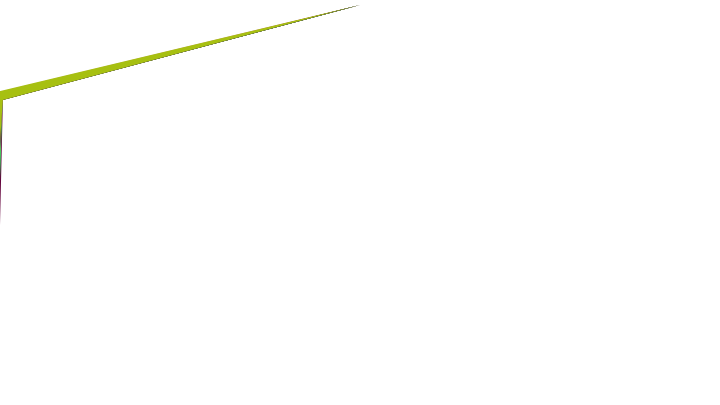
Frame 1 (no input)
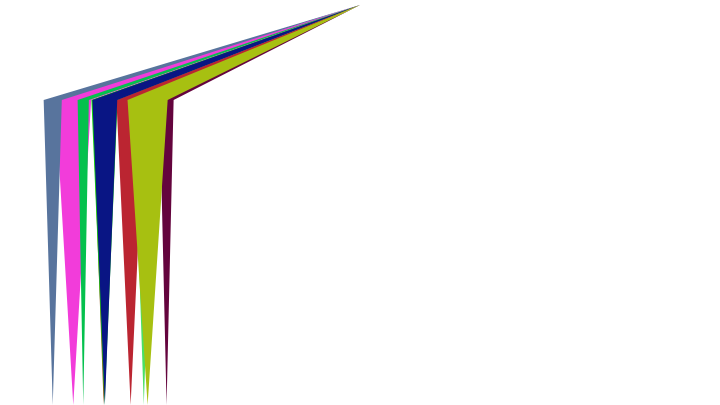
Frame 60 (the mouse pressed at the canvas centre just before this capture)
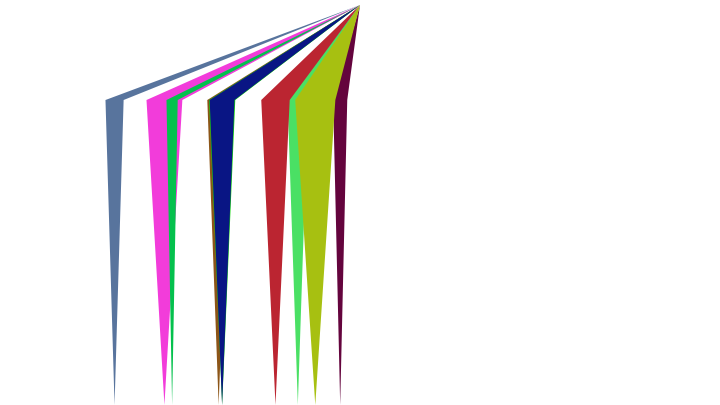
Frame 120 (the mouse held since frame 60 and released just before this capture)

The Processing sketch that drew these frames (run headless with seeded random() and noise(); from frame 60 on, the mouse is pressed at the canvas centre):

// Processing sketch: processing_44915
// ── processing_44915.pde

ponteiro p1;                    // iniciar variáveis
ponteiro p2;                    // estas variaveis são do tipo de classe definido no final do código 
ponteiro p3;
ponteiro p4;
ponteiro p5;
ponteiro p6;
ponteiro p7;
ponteiro p8;
ponteiro p9;
ponteiro p10;


void setup (){
 size(720,405);
 smooth();
 background (255); 
 p1 = new ponteiro ();          // definir valor inicial das variaveis 
 p2 = new ponteiro ();          // neste caso, são definidas como "novas"
 p3 = new ponteiro ();
 p4 = new ponteiro ();
 p5 = new ponteiro ();
 p6 = new ponteiro ();
 p7 = new ponteiro ();
 p8 = new ponteiro ();
 p9 = new ponteiro ();
 p10 = new ponteiro ();
 
 
}

void draw(){                             // cerne do código
  background (255);
  p1.mover();                            //são chamadas as funções definidas na classe
  p1.desenhar();
  p1.testeColisao();
  p2.mover();
  p2.desenhar();
  p2.testeColisao();
  p3.mover();
  p3.desenhar();
  p3.testeColisao();
  p4.mover();
  p4.desenhar();
  p4.testeColisao();
  p5.mover();
  p5.desenhar();
  p5.testeColisao();
  p6.mover();
  p6.desenhar();
  p6.testeColisao();
  p7.mover();
  p7.desenhar();
  p7.testeColisao();
  p8.mover();
  p8.desenhar();
  p8.testeColisao();
  p9.mover();
  p9.desenhar();
  p9.testeColisao();
  p10.mover();
  p10.desenhar();
  p10.testeColisao();
  
  
}



class ponteiro{                 // inicio da classe 
 
 float posX1;                             // definidas as variaveis utilizadas nas funções da classe
 float posY1;
 float posX2;
 float posY2;
 float posX3;
 float posY3;
 float posX4;
 float posY4;
 float largura;
 float velocidade;
 float r;
 float g;
 float b;
 
 ponteiro (){                   // definição da classe
 
 largura=random(10,50);
 posX1=(width/2);
 posY1=5;
 posX2=0;
 posY2=100;
 posX3=posX2-largura/2;
 posY3=(height);
 posX4=posX2-largura;
 posY4=posY2;
 velocidade=random(1,3); 
 r=random(255);
 g=random(255);
 b=random(255);
 }
 
 void mover (){                         //função 
 posX2=posX2+velocidade;                  //movimento
 posX3=posX3+velocidade;
 posX4=posX4+velocidade;
 
 }
 
 void testeColisao (){                  //função
   if (posX4 > width){                   //teste colisão
     largura=random(10,50);
     posX1=(width/2);
     posY1=5;
     posX2=0;
     posY2=100;
     posX3=posX2-largura/2;
     posY3=(height);
     posX4=posX2-largura;
     posY4=posY2;
   
   velocidade=random(1,3); 
   r=random(255);
   g=random(255);
   b=random(255); 
 }
 }
 
 void desenhar (){                      //função desenhar
 noStroke(); 
 fill (r,g,b);                          // definir cor  
 quad(posX1,posY1,posX2,posY2,posX3,posY3,posX4,posY4);
 } 
  
}                                       // fim da classe
